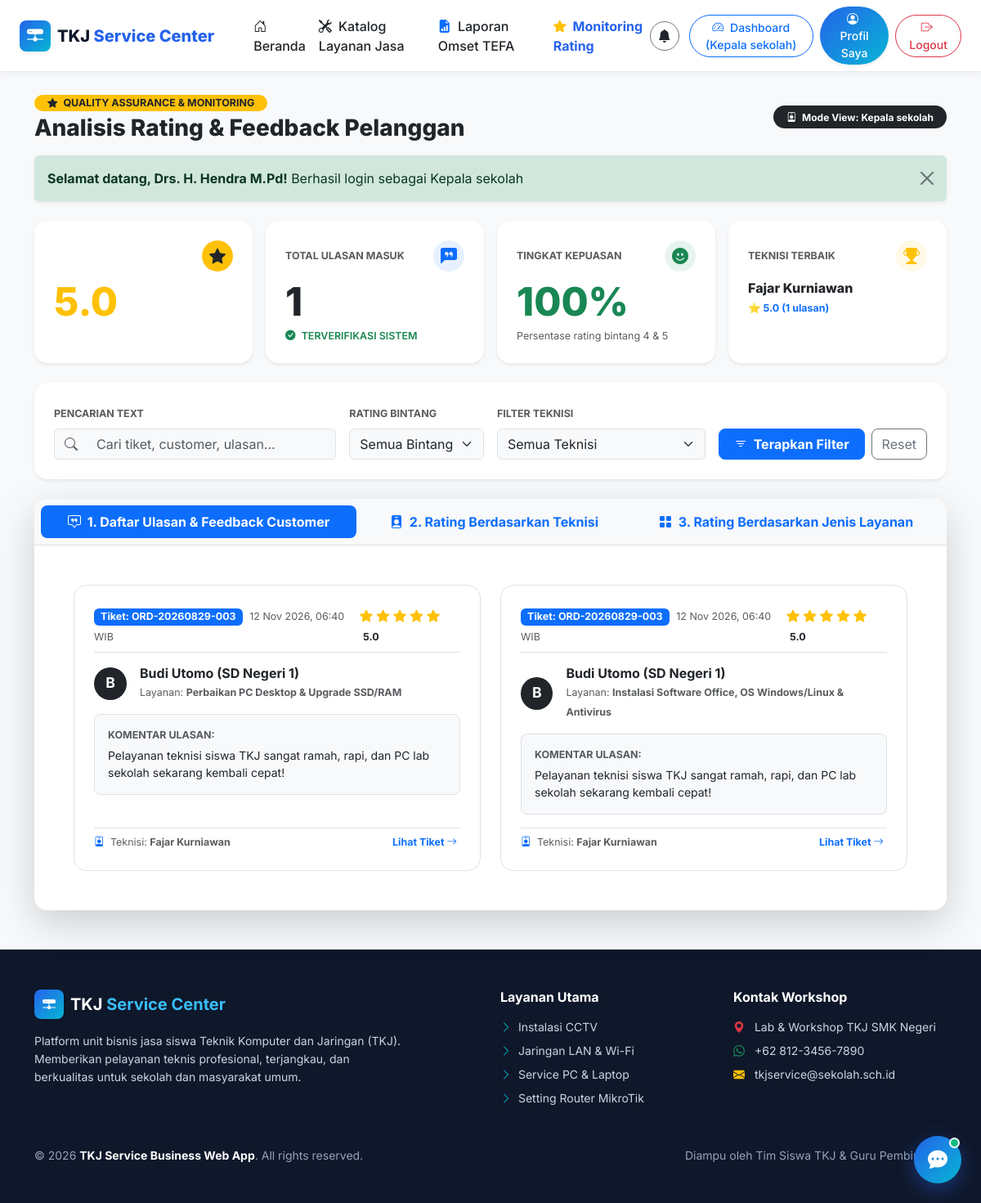
Screenshot of /index.php?url=order/ratings (signed in) with the database file from the repository.
### tables this page shows
CREATE TABLE `users` (
    `id` INT AUTO_INCREMENT PRIMARY KEY,
    `role_id` INT NOT NULL,
    `username` VARCHAR(50) NOT NULL UNIQUE,
    `email` VARCHAR(100) NOT NULL UNIQUE,
    `password` VARCHAR(255) NOT NULL,
    `full_name` VARCHAR(100) NOT NULL,
    `phone` VARCHAR(20) DEFAULT NULL,
    `avatar` VARCHAR(255) DEFAULT 'default.png',
    `is_active` TINYINT(1) NOT NULL DEFAULT 1,
    `created_at` TIMESTAMP DEFAULT CURRENT_TIMESTAMP,
    `updated_at` TIMESTAMP DEFAULT CURRENT_TIMESTAMP ON UPDATE CURRENT_TIMESTAMP,
    CONSTRAINT `fk_users_role` FOREIGN KEY (`role_id`) REFERENCES `roles` (`id`) ON DELETE CASCADE ON UPDATE CASCADE,
    INDEX `idx_users_role_id` (`role_id`),
    INDEX `idx_users_username` (`username`),
    INDEX `idx_users_email` (`email`)
);

CREATE TABLE `ratings` (
    `id` INT AUTO_INCREMENT PRIMARY KEY,
    `order_id` INT NOT NULL UNIQUE,
    `customer_id` INT NOT NULL,
    `technician_id` INT DEFAULT NULL,
    `stars` TINYINT NOT NULL CHECK (`stars` BETWEEN 1 AND 5),
    `comment` TEXT DEFAULT NULL,
    `created_at` TIMESTAMP DEFAULT CURRENT_TIMESTAMP,
    `updated_at` TIMESTAMP DEFAULT CURRENT_TIMESTAMP ON UPDATE CURRENT_TIMESTAMP,
    CONSTRAINT `fk_ratings_order` FOREIGN KEY (`order_id`) REFERENCES `service_orders` (`id`) ON DELETE CASCADE ON UPDATE CASCADE,
    CONSTRAINT `fk_ratings_customer` FOREIGN KEY (`customer_id`) REFERENCES `customers` (`id`) ON DELETE CASCADE ON UPDATE CASCADE,
    CONSTRAINT `fk_ratings_technician` FOREIGN KEY (`technician_id`) REFERENCES `technicians` (`id`) ON DELETE SET NULL ON UPDATE CASCADE,
    INDEX `idx_ratings_order_id` (`order_id`),
    INDEX `idx_ratings_customer_id` (`customer_id`),
    INDEX `idx_ratings_technician_id` (`technician_id`),
    INDEX `idx_ratings_stars` (`stars`)
);

CREATE TABLE `service_orders` (
    `id` INT AUTO_INCREMENT PRIMARY KEY,
    `order_code` VARCHAR(30) NOT NULL UNIQUE,
    `customer_id` INT NOT NULL,
    `technician_id` INT DEFAULT NULL,
    `status` ENUM('pending', 'approved', 'assigned', 'in_progress', 'completed', 'cancelled') NOT NULL DEFAULT 'pending',
    `priority` ENUM('low', 'medium', 'high', 'urgent') NOT NULL DEFAULT 'medium',
    `service_address` TEXT NOT NULL,
    `problem_description` TEXT NOT NULL,
    `scheduled_date` DATE NOT NULL,
    `scheduled_time` TIME DEFAULT '09:00:00',
    `completed_at` DATETIME DEFAULT NULL,
    `created_at` TIMESTAMP DEFAULT CURRENT_TIMESTAMP,
    `updated_at` TIMESTAMP DEFAULT CURRENT_TIMESTAMP ON UPDATE CURRENT_TIMESTAMP,
    CONSTRAINT `fk_orders_customer` FOREIGN KEY (`customer_id`) REFERENCES `customers` (`id`) ON DELETE CASCADE ON UPDATE CASCADE,
    CONSTRAINT `fk_orders_technician` FOREIGN KEY (`technician_id`) REFERENCES `technicians` (`id`) ON DELETE SET NULL ON UPDATE CASCADE,
    INDEX `idx_orders_code` (`order_code`),
    INDEX `idx_orders_customer_id` (`customer_id`),
    INDEX `idx_orders_technician_id` (`technician_id`),
    INDEX `idx_orders_status` (`status`),
    INDEX `idx_orders_scheduled_date` (`scheduled_date`)
);

CREATE TABLE `services` (
    `id` INT AUTO_INCREMENT PRIMARY KEY,
    `code` VARCHAR(20) NOT NULL UNIQUE,
    `name` VARCHAR(100) NOT NULL,
    `category` VARCHAR(50) NOT NULL,
    `description` TEXT NOT NULL,
    `base_price` DECIMAL(12,2) NOT NULL DEFAULT 0.00,
    `estimated_duration_hours` INT NOT NULL DEFAULT 2,
    `icon` VARCHAR(50) DEFAULT 'bi-wrench',
    `is_active` TINYINT(1) NOT NULL DEFAULT 1,
    `created_at` TIMESTAMP DEFAULT CURRENT_TIMESTAMP,
    `updated_at` TIMESTAMP DEFAULT CURRENT_TIMESTAMP ON UPDATE CURRENT_TIMESTAMP,
    INDEX `idx_services_code` (`code`),
    INDEX `idx_services_category` (`category`),
    INDEX `idx_services_active` (`is_active`)
);

### app/views/order/ratings.php (the view, shortened to what the rows shown need)
<div class="container py-4 my-auto">
  <div class="mb-3 d-flex align-items-center justify-content-between flex-wrap gap-2">
    <div>
      <span class="badge bg-warning text-dark px-3 py-1 rounded-pill extra-small fw-bold text-uppercase mb-1">
        <i class="bi bi-star-fill text-dark me-1"></i> Quality Assurance & Monitoring
      </span>
      <h3 class="fw-extrabold text-dark mb-0">Analisis Rating & Feedback Pelanggan</h3>
    </div>
    <div>
      <span class="badge bg-dark px-3 py-2 rounded-pill font-weight-medium">
        <i class="bi bi-person-badge me-1"></i> Mode View: <?= ucfirst(str_replace('_', ' ', Auth::role())) ?>
      </span>
    </div>
  </div>
  <div class="row g-3 mb-4">
    <div class="col-md-6 col-xl-3">
      <div class="card border-0 shadow-sm rounded-4 bg-gradient-dark text-white p-4 h-100">
        <div class="d-flex align-items-center justify-content-between mb-2">
          <span class="text-white-50 extra-small fw-bold text-uppercase">Rata-rata Rating</span>
          <div class="bg-warning text-dark rounded-circle p-2 d-flex align-items-center justify-content-center" style="width: 38px; height: 38px;">
            <i class="bi bi-star-fill fs-5"></i>
          </div>
        </div>
        <div class="display-5 fw-extrabold text-warning mb-1">
          <?= number_format($overall_stats['avg_rating'] ?? 5.0, 1) ?> <span class="fs-6 text-white-50">/ 5.0</span>
        </div>
        <div class="extra-small text-white-50">
          Dari total <strong><?= $overall_stats['total_reviews'] ?? 0 ?></strong> ulasan pelanggan
        </div>
      </div>
    </div>
    <div class="col-md-6 col-xl-3">
      <div class="card border-0 shadow-sm rounded-4 bg-white p-4 h-100">
        <div class="d-flex align-items-center justify-content-between mb-2">
          <span class="text-muted extra-small fw-bold text-uppercase">Total Ulasan Masuk</span>
          <div class="bg-primary bg-opacity-10 text-primary rounded-circle p-2 d-flex align-items-center justify-content-center" style="width: 38px; height: 38px;">
            <i class="bi bi-chat-left-quote-fill fs-5"></i>
          </div>
        </div>
        <div class="display-5 fw-extrabold text-dark mb-1">
          <?= $overall_stats['total_reviews'] ?? 0 ?>
        </div>
        <div class="extra-small text-success fw-semibold">
          <i class="bi bi-check-circle-fill me-1"></i> TERVERIFIKASI SISTEM
        </div>
      </div>
    </div>
    <div class="col-md-6 col-xl-3">
      <div class="card border-0 shadow-sm rounded-4 bg-white p-4 h-100">
        <div class="d-flex align-items-center justify-content-between mb-2">
          <span class="text-muted extra-small fw-bold text-uppercase">Tingkat Kepuasan</span>
          <div class="bg-success bg-opacity-10 text-success rounded-circle p-2 d-flex align-items-center justify-content-center" style="width: 38px; height: 38px;">
            <i class="bi bi-emoji-smile-fill fs-5"></i>
          </div>
        </div>
        <div class="display-5 fw-extrabold text-success mb-1">
          <?= $overall_stats['satisfaction_percentage'] ?? 100 ?>%
        </div>
        <div class="extra-small text-muted">
          Persentase rating bintang 4 & 5
        </div>
      </div>
    </div>
    <div class="col-md-6 col-xl-3">
      <div class="card border-0 shadow-sm rounded-4 bg-white p-4 h-100">
        <div class="d-flex align-items-center justify-content-between mb-2">
          <span class="text-muted extra-small fw-bold text-uppercase">Teknisi Terbaik</span>
          <div class="bg-warning bg-opacity-10 text-dark rounded-circle p-2 d-flex align-items-center justify-content-center" style="width: 38px; height: 38px;">
            <i class="bi bi-trophy-fill fs-5 text-warning"></i>
          </div>
        </div>
        <?php $topTech = $tech_stats[0] ?? null; ?>
        <div class="fw-extrabold text-dark mb-1 text-truncate">
          <?= htmlspecialchars($topTech['technician_name'] ?? 'Budi Santoso') ?>
        </div>
        <div class="extra-small text-primary fw-bold">
          ⭐ <?= number_format($topTech['avg_rating'] ?? 5.0, 1) ?> (<?= $topTech['total_reviews'] ?? 0 ?> ulasan)
        </div>
      </div>
    </div>
  </div>
  <div class="card border-0 shadow-sm rounded-4 bg-white p-4 mb-4">
    <form action="<?= BASE_URL ?>/index.php" method="GET" class="row g-3">
      <div class="col-md-4">
        <label class="form-label extra-small fw-bold text-muted text-uppercase">Pencarian Text</label>
        <div class="input-group">
          <span class="input-group-text bg-light border-end-0"><i class="bi bi-search text-muted"></i></span>
          <input type="text" name="q" class="form-control bg-light border-start-0" placeholder="Cari tiket, customer, ulasan..." value="<?= htmlspecialchars($selected_search ?? ($search ?? '')) ?>">
        </div>
      </div>
      <div class="col-md-2">
        <label class="form-label extra-small fw-bold text-muted text-uppercase">Rating Bintang</label>
        <select name="stars" class="form-select bg-light">
          <option value="">Semua Bintang</option>
        </select>
      </div>
      <div class="col-md-3">
        <label class="form-label extra-small fw-bold text-muted text-uppercase">Filter Teknisi</label>
        <select name="tech_id" class="form-select bg-light">
          <option value="">Semua Teknisi</option>
        </select>
      </div>
      <div class="col-md-3 d-flex align-items-end gap-2">
        <button type="submit" class="btn btn-primary rounded-3 fw-bold flex-grow-1">
          <i class="bi bi-filter me-1"></i> Terapkan Filter
        </button>
        <a href="<?= BASE_URL ?>/index.php?url=order/ratings" class="btn btn-outline-secondary rounded-3">
          Reset
        </a>
      </div>
    </form>
  </div>
  <div class="card border-0 shadow-lg rounded-4 overflow-hidden bg-white mb-4">
    <div class="card-header bg-light p-2 border-bottom">
      <ul class="nav nav-pills nav-fill gap-2" id="ratingTab" role="tablist">
        <li class="nav-item" role="presentation">
          <button class="nav-link active fw-bold py-2 rounded-3" id="reviews-tab" data-bs-toggle="tab" data-bs-target="#reviews-pane" type="button" role="tab">
            <i class="bi bi-chat-square-quote me-1"></i> 1. Daftar Ulasan & Feedback Customer
          </button>
        </li>
        <li class="nav-item" role="presentation">
          <button class="nav-link fw-bold py-2 rounded-3" id="tech-tab" data-bs-toggle="tab" data-bs-target="#tech-pane" type="button" role="tab">
            <i class="bi bi-person-badge-fill me-1"></i> 2. Rating Berdasarkan Teknisi
          </button>
        </li>
        <li class="nav-item" role="presentation">
          <button class="nav-link fw-bold py-2 rounded-3" id="service-tab" data-bs-toggle="tab" data-bs-target="#service-pane" type="button" role="tab">
            <i class="bi bi-grid-fill me-1"></i> 3. Rating Berdasarkan Jenis Layanan
          </button>
        </li>
      </ul>
    </div>
    <div class="card-body p-4 p-md-5">
      <div class="tab-content" id="ratingTabContent">
        <div class="tab-pane fade show active" id="reviews-pane" role="tabpanel">
          <?php if (!empty($ratings)): ?>
            <div class="row g-4">
              <?php foreach ($ratings as $r): ?>
                <div class="col-lg-6">
                  <div class="card border rounded-4 p-4 h-100 shadow-xs hover-shadow transition-all bg-white">
                    <div class="d-flex align-items-center justify-content-between mb-3 pb-2 border-bottom">
                      <div>
                        <span class="badge bg-primary extra-small me-1">Tiket: <?= htmlspecialchars($r['order_code'] ?? 'ORD-00') ?></span>
                        <span class="extra-small text-muted"><?= date('d M Y, H:i', strtotime($r['created_at'])) ?> WIB</span>
                      </div>
                      <div class="text-warning fs-6">
                        <?php for($i=1; $i<=5; $i++): ?>
                          <i class="bi bi-star<?= $i <= $r['stars'] ? '-fill' : '' ?>"></i>
                        <?php endfor; ?>
                        <span class="fw-bold text-dark ms-1 extra-small"><?= number_format($r['stars'], 1) ?></span>
                      </div>
                    </div>
                    <div class="d-flex align-items-center gap-3 mb-3">
                      <div class="bg-dark text-white rounded-circle d-flex align-items-center justify-content-center fw-bold" style="width: 40px; height: 40px; font-size: 1.1rem;">
                        <?= strtoupper(substr($r['customer_name'] ?? 'C', 0, 1)) ?>
                      </div>
                      <div>
                        <h6 class="fw-bold text-dark mb-0"><?= htmlspecialchars($r['customer_name'] ?? 'Customer') ?></h6>
                        <span class="extra-small text-muted">Layanan: <strong><?= htmlspecialchars($r['service_name'] ?? 'Jasa IT') ?></strong></span>
                      </div>
                    </div>
                    <div class="p-3 bg-light rounded-3 border mb-3 small">
                      <span class="extra-small text-uppercase text-muted fw-bold d-block mb-1">Komentar Ulasan:</span>
                      <p class="mb-0 text-dark"><?= nl2br(htmlspecialchars($r['user_comment'] ?? $r['comment'])) ?></p>
                    </div>
                    <div class="d-flex align-items-center justify-content-between pt-2 border-top extra-small text-muted mt-auto">
                      <div>
                        <i class="bi bi-person-badge text-primary me-1"></i> Teknisi: <strong><?= htmlspecialchars($r['technician_name'] ?? 'Teknisi Siswa') ?></strong>
                      </div>
                      <a href="<?= BASE_URL ?>/index.php?url=order/detail/<?= $r['order_id'] ?>" class="text-decoration-none text-primary fw-bold">
                        Lihat Tiket <i class="bi bi-arrow-right me-1"></i>
                      </a>
                    </div>
                  </div>
                </div>
              <?php endforeach; ?>
            </div>
          <?php endif; ?>
        </div>
      </div>
    </div>
  </div>
</div>

### rows the page displays
users: full_name "Fajar Kurniawan"
ratings: order.order_code "ORD-20260829-003", created_at "12 Nov 2026, 06:40", stars "5.0", users.full_name "B", users.full_name "Budi Utomo (SD Negeri 1)", services.name "Perbaikan PC Desktop & Upgrade SSD/RAM", comment "Pelayanan teknisi siswa TKJ sangat ramah, rapi, dan PC lab sekolah sekarang kembali cepat!", users.full_name "Fajar Kurniawan", services.name "Instalasi Software Office, OS Windows/Linux & Antivirus"

### other values shown
str_replace('_', ' ', $user['role']) "Kepala sekolah"
str_replace('_', ' ', Auth::role()) "Kepala sekolah"
$flash['message'] "Selamat datang, Drs. H. Hendra M.Pd!"
$flash['action'] "Berhasil login sebagai Kepala sekolah"
$overall_stats['avg_rating'] "5.0"
$overall_stats['total_reviews'] "1"
$overall_stats['satisfaction_percentage'] "100"
$topTech['avg_rating'] "5.0"
$topTech['total_reviews'] "1"
